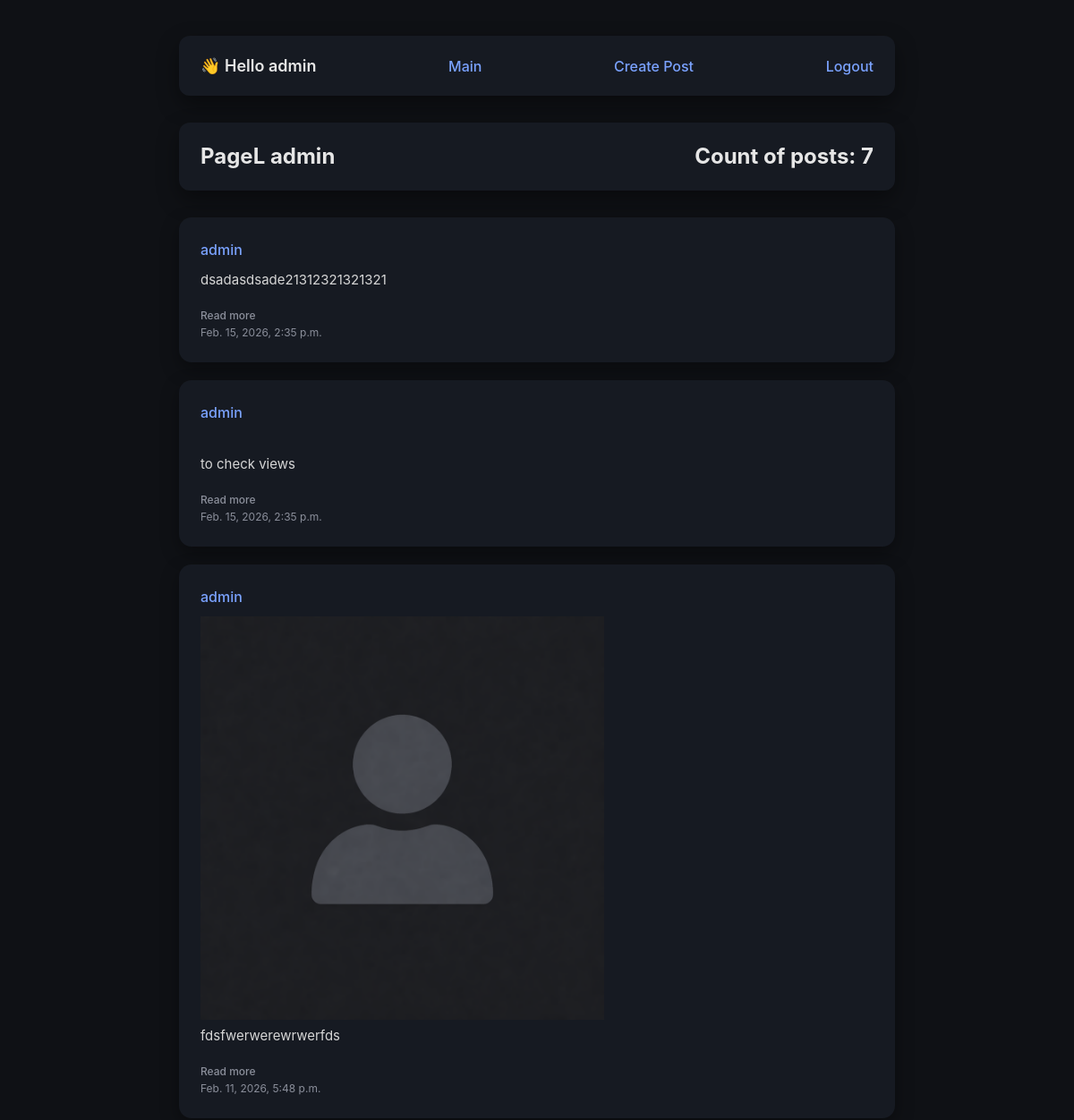
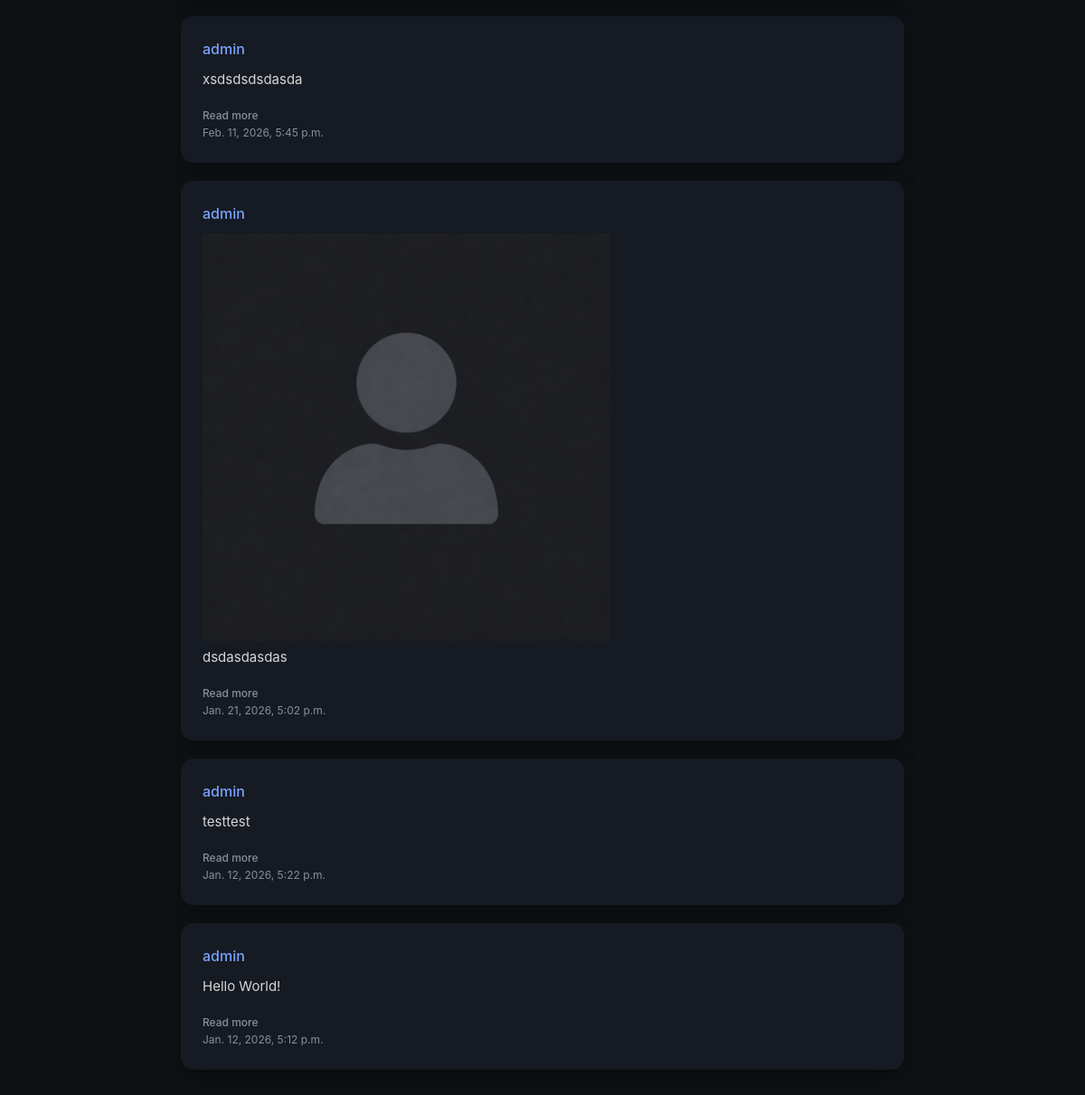
/user/1 (signed in), run on the app's committed database (2 pictures, top to bottom).
### blog/models.py (models this page shows, shortened)
class Post(models.Model):
    text = models.TextField()
    author = models.ForeignKey(user_model, on_delete=models.CASCADE)
    time_date = models.DateTimeField(auto_now_add=True)
    file = models.FileField(upload_to="photos/", blank=True, null=True)

### blog/views.py (the view)
# urls.py: path('user/<int:userid>', user_posts),
def user_posts(request, userid):
    sub = Subscriptions.objects.filter(page_user_id=userid, follower=request.user)
    context = {
        'posts': Post.objects.filter(author_id=userid).order_by("-pk"),
        'page_user': user.objects.get(id=userid),
        'subscribed': sub
    }
    return  render(request, 'main.html', context)

### templates/main.html (shortened to what this page needs)
{% extends 'parts/base_main.html' %}
{% block content %}
    <div class="header">
        {% if user.is_authenticated %}
            <h3>👋 Hello {{ user.username }}</h3>
            <a href="/">Main</a>
            <a href="/user/create_post">Create Post</a>
            <a href="/logout/">Logout</a>
        {% else %}
            <a href="/main/">Main</a>
            <a href="/login/">Login</a>
            <a href="/logout/">Logout</a>
        {% endif %}
    </div>
{% if page_user %}
<div class="header">
    <h2>PageL {{ page_user.username }}</h2>
    <h2>Count of posts: {{ posts.count }}</h2>
</div>
{% endif %}
    {% for post in posts %}
        <div class="post">
            <div class="post-author"><a href="/user/{{post.author.pk}}">{{ post.author.username }}</a></div>
            {% if post.file %}
                <img src="{{ post.file.url }}" alt="" width="60%">
            {% endif %}
            <div class="post-text">{{ post.text }}</div>
            <a class="post-date" href="/post/{{post.pk}}">Read more</a>
            <div class="post-date">{{ post.time_date }}</div>
        </div>
{% endfor %}
{% endblock %}

### templates/parts/base_main.html (style rules this page uses)
* { box-sizing: border-box; margin: 0; padding: 0; font-family: -apple-system, BlinkMacSystemFont, "Segoe UI", Roboto, sans-serif; }
body { background-color: #0f1115; color: #e6e6e6; padding: 40px; line-height: 1.5; }
a { color: #7aa2ff; text-decoration: none; font-weight: 500; }
.header { background: #161a22; border-radius: 12px; padding: 20px 24px; margin-bottom: 30px; display: flex; justify-content: space-between; align-items: center; box-shadow: 0 10px 25px rgba(0,0,0,0.4); }
.header h3 { font-size: 18px; font-weight: 600; }
.post { background: #161a22; border-radius: 14px; padding: 24px; margin-bottom: 20px; box-shadow: 0 8px 20px rgba(0,0,0,0.35); transition: transform 0.2s ease, box-shadow 0.2s ease; }
.post-author { font-size: 16px; font-weight: 600; color: #ffffff; margin-bottom: 10px; }
.post-text { font-size: 15px; line-height: 1.6; color: #d6d6d6; margin-bottom: 14px; }
.post-date { font-size: 12px; color: #8b8f9b; }

### data on the page
Post: author.username "admin", text "dsadasdsade21312321321321", time_date "Feb. 15, 2026, 2:35 p.m."
Post: author.username "admin", text "to check views", time_date "Feb. 15, 2026, 2:35 p.m."
Post: author.username "admin", file (picture), text "fdsfwerwerewrwerfds", time_date "Feb. 11, 2026, 5:48 p.m."
Post: author.username "admin", text "xsdsdsdsdasda", time_date "Feb. 11, 2026, 5:45 p.m."
Post: author.username "admin", file (picture), text "dsdasdasdas", time_date "Jan. 21, 2026, 5:02 p.m."
Post: author.username "admin", text "testtest", time_date "Jan. 12, 2026, 5:22 p.m."
Post: author.username "admin", text "Hello World!", time_date "Jan. 12, 2026, 5:12 p.m."

### other printed values
{{ user.username }} "admin"
{{ page_user.username }} "admin"
{{ posts.count }} "7"
